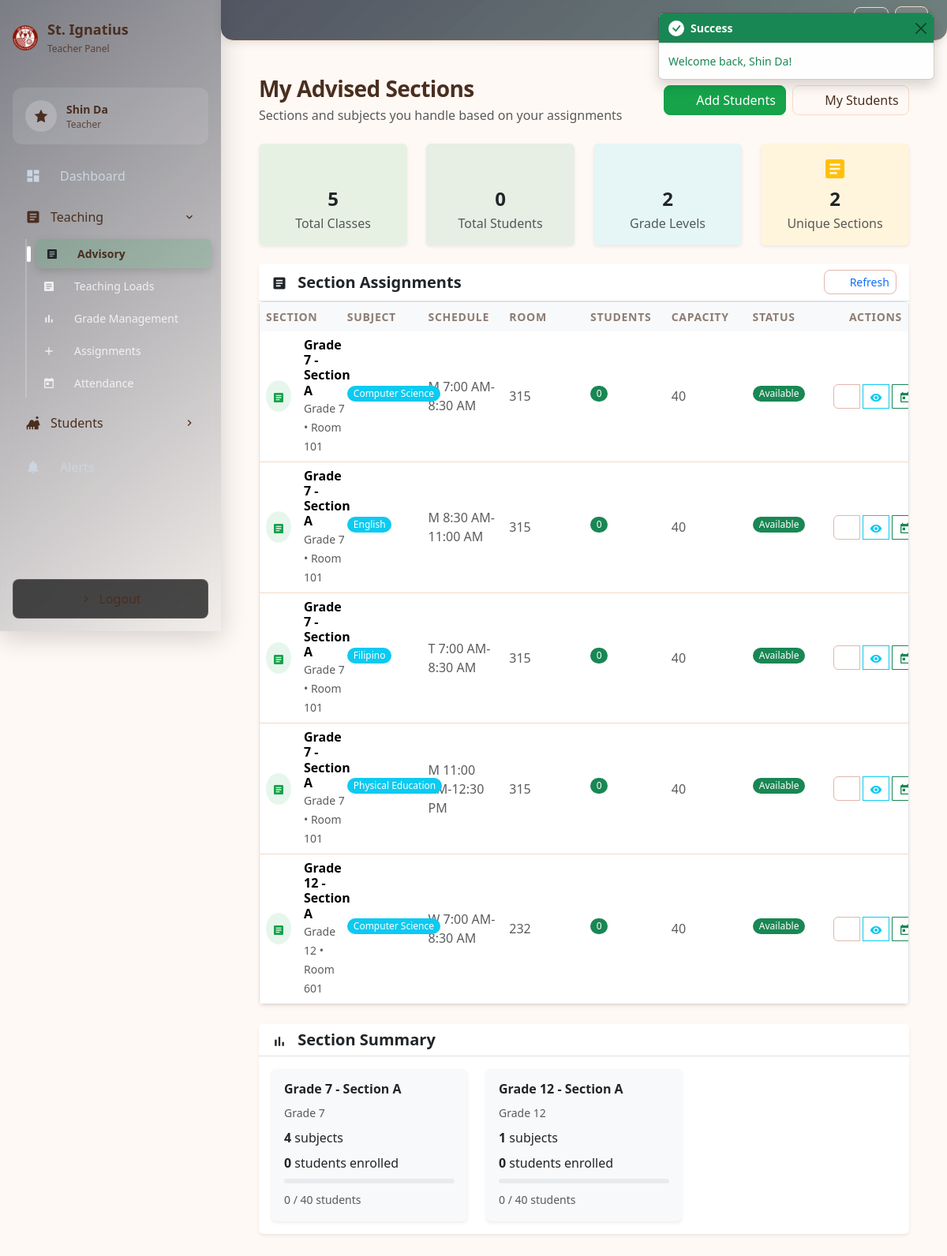
The page /teacher/advised-sections (signed in) on the database as committed earlier.
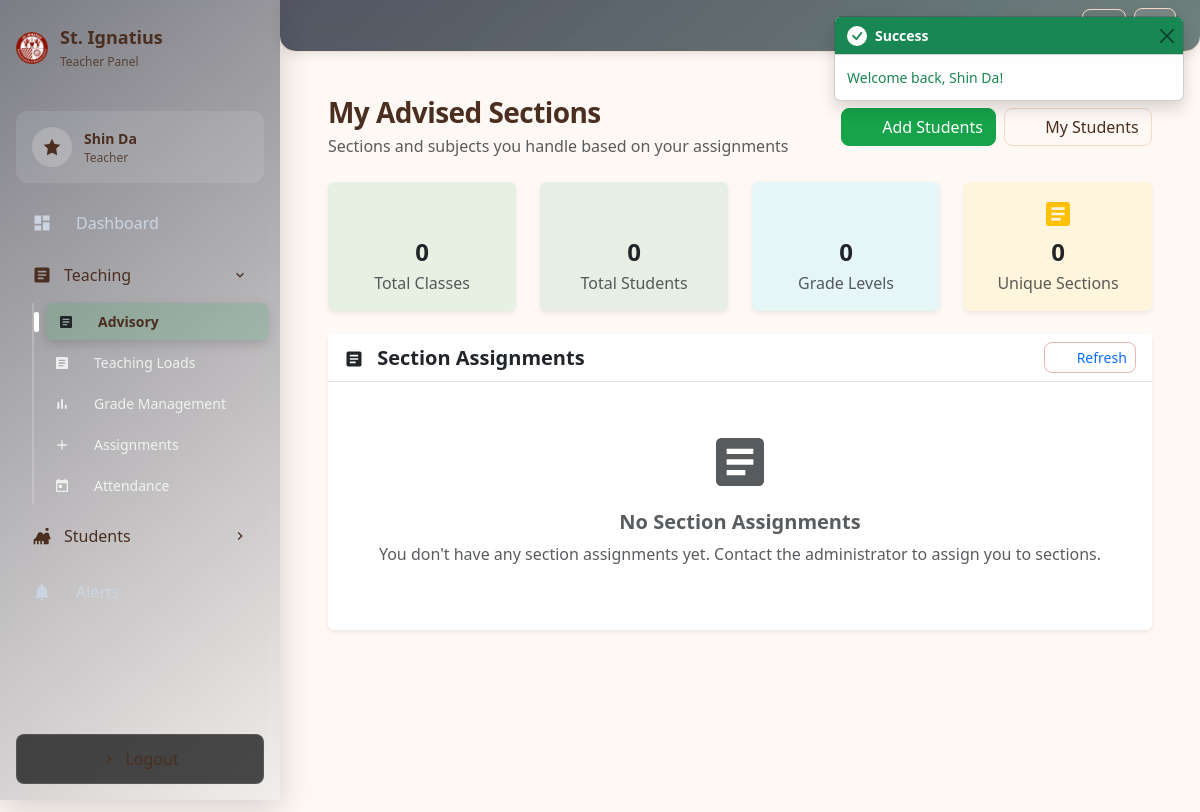
The same page on the database as committed later.
### tables this page shows
CREATE TABLE `classes` (
  `id` int(10) UNSIGNED NOT NULL,
  `section_id` int(10) UNSIGNED NOT NULL,
  `subject_id` int(10) UNSIGNED NOT NULL,
  `teacher_id` int(10) UNSIGNED NOT NULL,
  `school_year` varchar(10) NOT NULL DEFAULT '2025-2026',
  `semester` enum('1st','2nd') DEFAULT '1st',
  `schedule` varchar(100) DEFAULT NULL,
  `room` varchar(50) DEFAULT NULL,
  `is_active` tinyint(1) DEFAULT 1,
  `created_at` timestamp NOT NULL DEFAULT current_timestamp(),
  `updated_at` timestamp NOT NULL DEFAULT current_timestamp() ON UPDATE current_timestamp()
);

CREATE TABLE `sections` (
  `id` int(10) UNSIGNED NOT NULL,
  `name` varchar(100) NOT NULL,
  `grade_level` tinyint(3) UNSIGNED NOT NULL,
  `room` varchar(50) DEFAULT NULL,
  `max_students` int(11) DEFAULT 50,
  `school_year` varchar(10) NOT NULL DEFAULT '2025-2026',
  `adviser_id` int(10) UNSIGNED DEFAULT NULL,
  `description` text DEFAULT NULL,
  `is_active` tinyint(1) DEFAULT 1,
  `created_at` timestamp NOT NULL DEFAULT current_timestamp()
);

CREATE TABLE `subjects` (
  `id` int(10) UNSIGNED NOT NULL,
  `name` varchar(191) NOT NULL,
  `code` varchar(20) NOT NULL,
  `grade_level` tinyint(3) UNSIGNED NOT NULL,
  `description` text DEFAULT NULL,
  `ww_percent` tinyint(3) UNSIGNED DEFAULT 30,
  `pt_percent` tinyint(3) UNSIGNED DEFAULT 50,
  `qe_percent` tinyint(3) UNSIGNED DEFAULT 20,
  `attendance_percent` tinyint(3) UNSIGNED DEFAULT 10,
  `is_active` tinyint(1) DEFAULT 1,
  `created_at` timestamp NOT NULL DEFAULT current_timestamp()
);

### app/Controllers/TeacherController.php (called while the page is built, shortened)
<?php
class TeacherController extends Controller
{
    public function advisedSections(): void
    {
        $user = Session::get('user');
        $config = require BASE_PATH . DIRECTORY_SEPARATOR . 'config' . DIRECTORY_SEPARATOR . 'config.php';
        $pdo = Database::connection($config['database']);
        try {
            $stmt = $pdo->prepare('SELECT id FROM teachers WHERE user_id = ?');
            $stmt->execute([$user['id']]);
            $teacher = $stmt->fetch();
            $stmt = $pdo->prepare('
                SELECT
                    c.id as class_id,
                    sec.id as section_id,
                    sec.name as section_name,
                    sec.grade_level,
                    sec.room as section_room,
                    sub.id as subject_id,
                    sub.name as subject_name,
                    c.schedule,
                    c.room as class_room,
                    COUNT(DISTINCT sc.student_id) as enrolled_students,
                    sec.max_students
                FROM classes c
                JOIN sections sec ON c.section_id = sec.id
                JOIN subjects sub ON c.subject_id = sub.id
                LEFT JOIN student_classes sc ON c.id = sc.class_id AND sc.status = "enrolled"
                WHERE c.teacher_id = ? AND c.is_active = 1 AND sec.is_active = 1
                GROUP BY c.id, sec.id, sec.name, sec.grade_level, sec.room, sub.id, sub.name, c.schedule, c.room, sec.max_students
                ORDER BY sec.grade_level, sec.name, sub.name
            ');
            $stmt->execute([$teacher['id']]);
            $sections = $stmt->fetchAll(PDO::FETCH_ASSOC);
            $totalClasses = count($sections);
            $totalStudents = array_sum(array_column($sections, 'enrolled_students'));
            $gradeLevels = array_unique(array_column($sections, 'grade_level'));
            $this->view->render('teacher/advised-sections', [
                'title' => 'My Advised Sections',
                'user' => $user,
                'activeNav' => 'advisory',
                'sections' => $sections,
                'statistics' => [
                    'total_classes' => $totalClasses,
                    'total_students' => $totalStudents,
                    'grade_levels' => count($gradeLevels),
                    'grade_levels_list' => $gradeLevels
                ]
            ], 'layouts/dashboard');
        } catch (\Exception $e) {
            $this->view->render('teacher/advised-sections', [
                'title' => 'My Advised Sections',
                'user' => $user,
                'activeNav' => 'advisory',
                'sections' => [],
                'statistics' => [
                    'total_classes' => 0,
                    'total_students' => 0,
                    'grade_levels' => 0,
                    'grade_levels_list' => []
                ],
                'error' => $e->getMessage()
            ], 'layouts/dashboard');
        }
    }
}

### app/bootstrap.php (called while the page is built, shortened)
<?php
$router = new Core\Router();
$router->dispatch($_SERVER['REQUEST_METHOD'] ?? 'GET', $_SERVER['REQUEST_URI'] ?? '/');

### public/index.php (called while the page is built, shortened)
<?php
require_once APP_PATH . DIRECTORY_SEPARATOR . 'bootstrap.php';

### resources/views/teacher/advised-sections.php (the view, shortened to what the rows shown need)
<?php
$sections = $sections ?? [];
?>
<div class="container-fluid">
  <div class="row mb-4">
    <div class="col-12">
      <div class="d-flex justify-content-between align-items-center">
        <div>
          <h1 class="h3 mb-1">My Advised Sections</h1>
        </div>
      </div>
    </div>
  </div>
  <div class="row">
    <div class="col-12">
      <div class="card border-0 shadow-sm">
        <div class="card-body p-0">
          <?php if (empty($sections)): ?>
            <div class="text-center py-5">
              <svg width="64" height="64" fill="currentColor" class="text-muted mb-3">
                <use href="#icon-sections"></use>
              </svg>
              <h5 class="text-muted">No Section Assignments</h5>
              <p class="text-muted">You don't have any section assignments yet. Contact the administrator to assign you to sections.</p>
            </div>
          <?php else: ?>
            <div class="table-responsive">
              <table class="table table-hover mb-0">
                <thead class="table-light">
                  <tr>
                    <th class="border-0">Section</th>
                    <th class="border-0">Subject</th>
                    <th class="border-0">Schedule</th>
                    <th class="border-0">Room</th>
                    <th class="border-0">Students</th>
                    <th class="border-0">Capacity</th>
                    <th class="border-0">Status</th>
                    <th class="border-0 text-end">Actions</th>
                  </tr>
                </thead>
                <tbody>
                  <?php foreach ($sections as $section): ?>
                    <tr>
                      <td>
                        <div class="d-flex align-items-center">
                          <div class="bg-primary bg-opacity-10 rounded-circle p-2 me-3">
                            <svg width="16" height="16" fill="currentColor" class="text-primary">
                              <use href="#icon-sections"></use>
                            </svg>
                          </div>
                          <div>
                            <h6 class="mb-0"><?= htmlspecialchars($section['section_name']) ?></h6>
                            <small class="text-muted">Grade <?= $section['grade_level'] ?> • <?= htmlspecialchars($section['section_room']) ?></small>
                          </div>
                        </div>
                      </td>
                      <td>
                        <span class="badge bg-info"><?= htmlspecialchars($section['subject_name']) ?></span>
                      </td>
                      <td>
                        <span class="text-muted"><?= htmlspecialchars($section['schedule']) ?></span>
                      </td>
                      <td>
                        <span class="text-muted"><?= htmlspecialchars($section['class_room']) ?></span>
                      </td>
                      <td>
                        <span class="badge bg-success"><?= $section['enrolled_students'] ?></span>
                      </td>
                      <td>
                        <span class="text-muted"><?= $section['max_students'] ?></span>
                      </td>
                      <td>
                        <?php
                        $capacityPercent = $section['max_students'] > 0 ? ($section['enrolled_students'] / $section['max_students']) * 100 : 0;
                        if ($capacityPercent >= 100): ?>
                          <span class="badge bg-danger">Full</span>
                        <?php elseif ($capacityPercent >= 80): ?>
                          <span class="badge bg-warning">Near Full</span>
                        <?php else: ?>
                          <span class="badge bg-success">Available</span>
                        <?php endif; ?>
                      </td>
                      <td class="text-end">
                        <div class="btn-group" role="group">
                          <button type="button" class="btn btn-sm btn-outline-primary" onclick="viewSectionStudents(<?= $section['section_id'] ?>, '<?= htmlspecialchars($section['section_name']) ?>')">
                            <svg width="16" height="16" fill="currentColor">
                              <use href="#icon-users"></use>
                            </svg>
                          </button>
                          <button type="button" class="btn btn-sm btn-outline-info" onclick="viewSectionDetails(<?= $section['class_id'] ?>)">
                            <svg width="16" height="16" fill="currentColor">
                              <use href="#icon-eye"></use>
                            </svg>
                          </button>
                          <button type="button" class="btn btn-sm btn-outline-success" onclick="manageAttendance(<?= $section['class_id'] ?>)">
                            <svg width="16" height="16" fill="currentColor">
                              <use href="#icon-calendar"></use>
                            </svg>
                          </button>
                        </div>
                      </td>
                    </tr>
                  <?php endforeach; ?>
                </tbody>
              </table>
            </div>
          <?php endif; ?>
        </div>
      </div>
    </div>
  </div>
  <?php if (!empty($sections)): ?>
    <div class="row mt-4">
      <div class="col-12">
        <div class="card border-0 shadow-sm">
          <div class="card-body">
            <div class="row g-4">
              <?php
              $sectionGroups = [];
              foreach ($sections as $section) {
                $sectionGroups[$section['section_name']][] = $section;
              }
              ?>
              <?php foreach ($sectionGroups as $sectionName => $classes): ?>
                <div class="col-md-6 col-lg-4">
                  <div class="card border-0 bg-light">
                    <div class="card-body">
                      <h6 class="card-title"><?= htmlspecialchars($sectionName) ?></h6>
                      <div class="mb-2">
                        <small class="text-muted">Grade <?= $classes[0]['grade_level'] ?></small>
                      </div>
                      <div class="mb-2">
                        <strong><?= count($classes) ?></strong> subjects
                      </div>
                      <div class="mb-2">
                        <strong><?= $classes[0]['enrolled_students'] ?></strong> students enrolled
                      </div>
                      <div class="progress mb-2" style="height: 6px;">
                      </div>
                      <small class="text-muted"><?= $classes[0]['enrolled_students'] ?> / <?= $classes[0]['max_students'] ?> students</small>
                    </div>
                  </div>
                </div>
              <?php endforeach; ?>
            </div>
          </div>
        </div>
      </div>
    </div>
  <?php endif; ?>
</div>

Rows that differ between the two databases and show on the page:
removed classes: section.name "Grade 7 - Section A", section.grade_level "7", section.room "Room 101", subject.name "Computer Science", schedule "M 7:00 AM-8:30 AM", room "315", enrolled_students "0", section.max_students "40", sectionName "Grade 7 - Section A", count($classes) "4"
removed classes: section.name "Grade 7 - Section A", section.grade_level "7", section.room "Room 101", subject.name "English", schedule "M 8:30 AM-11:00 AM", room "315", enrolled_students "0", section.max_students "40", shown under "Section Assignments"
removed classes: section.name "Grade 7 - Section A", section.grade_level "7", section.room "Room 101", subject.name "Filipino", schedule "T 7:00 AM-8:30 AM", room "315", enrolled_students "0", section.max_students "40", shown under "Section Assignments"
removed classes: section.name "Grade 7 - Section A", section.grade_level "7", section.room "Room 101", subject.name "Physical Education", schedule "M 11:00 AM-12:30 PM", room "315", enrolled_students "0", section.max_students "40", shown under "Section Assignments"
removed classes: section.name "Grade 12 - Section A", section.grade_level "12", section.room "Room 601", subject.name "Computer Science", schedule "W 7:00 AM-8:30 AM", room "232", enrolled_students "0", section.max_students "40", sectionName "Grade 12 - Section A", count($classes) "1"
Other text that changed with them:
$statistics['total_classes']: "5" → "0"
$statistics['grade_levels']: "2" → "0"
count(array_unique(array_column($sections, 'section_name'))): "2" → "0"
text no longer shown: "SECTION SUBJECT SCHEDULE ROOM STUDENTS CAPACITY STATUS ACTIONS Section Summary"
text now shown: "No Section Assignments You don't have any section assignments yet. Contact the administrator to assign you to sections."
